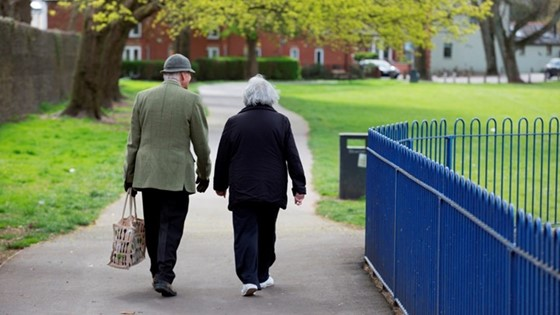
#> input picture images/people1.jpg, 560 x 315 px
$ python main.py
#> lines starting #> are read from the running program, lines starting #| are printed output that depends on the picture
### detection/Detector.py
import cv2
import imutils

model = cv2.HOGDescriptor()
model.setSVMDetector(cv2.HOGDescriptor_getDefaultPeopleDetector())


def detect(frame):
    cords, weights = model.detectMultiScale(frame,
                                            winStride=(4, 4),
                                            padding=(8, 8),
                                            scale=1.03)

    person = 1
    for x, y, w, h in cords:
        cv2.rectangle(frame, (x, y), (x + w, y + h), (0, 0, 0), 3)
        person += 1

    cv2.putText(frame,
                f'Detected : {person - 1}',
                (100, 20),
                cv2.FONT_HERSHEY_PLAIN,
                1.3,
                (255, 0, 0), 2)
    cv2.imshow('output', frame)
    return frame


def detect_image(image):
    image = imutils.resize(image, width=min(800, image.shape[1]))
    result_image = detect(image)
    cv2.imshow('output', result_image)
    cv2.waitKey(0)
    cv2.destroyAllWindows()


def detect_person(image_path):
    if image_path is not None:
        print('IMAGE OPENING')
        detect_image(image_path)

### main.py
import time
import cv2
from detection.Detector import detect_person

if __name__ == "__main__":
    images = [cv2.imread('images/people1.jpg'),
              cv2.imread('images/people2.jpg'),
              cv2.imread('images/people3.jpg'),
              cv2.imread('images/people4.jpg')]
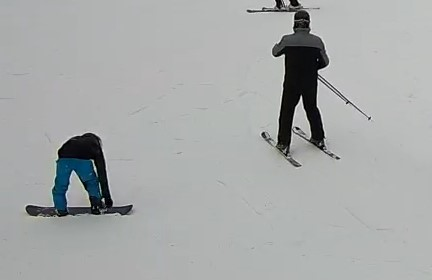
#> input picture images/people2.jpg, 432 x 280 px
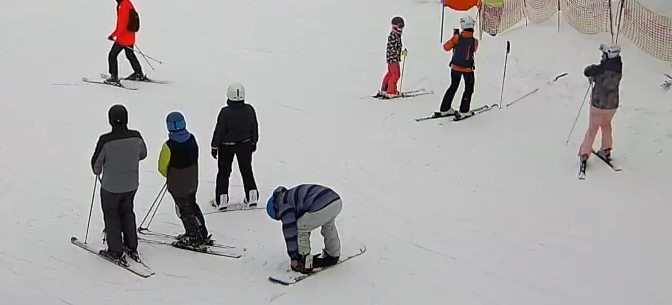
#> input picture images/people3.jpg, 672 x 305 px
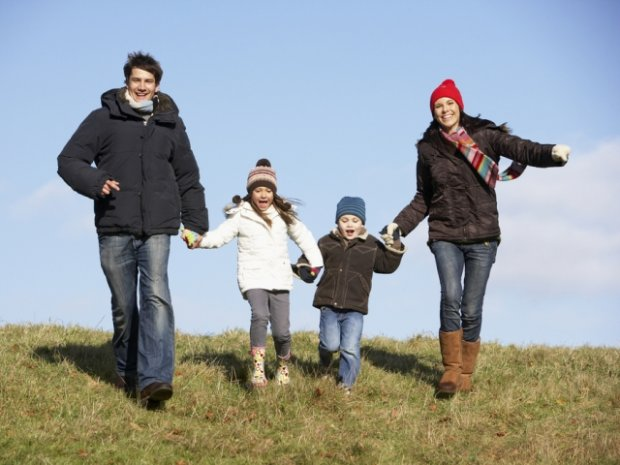
#> input picture images/people4.jpg, 620 x 465 px
    for image in images:
        start_time = time.time()
        detect_person(image)
        print("--- %.3f sec ---" % (time.time() - start_time))
#> this loop made 4 passes
#| IMAGE OPENING
#| IMAGE OPENING
#| IMAGE OPENING
#| IMAGE OPENING
#> pass 1, in detect, `cv2.imshow('output', frame)`:
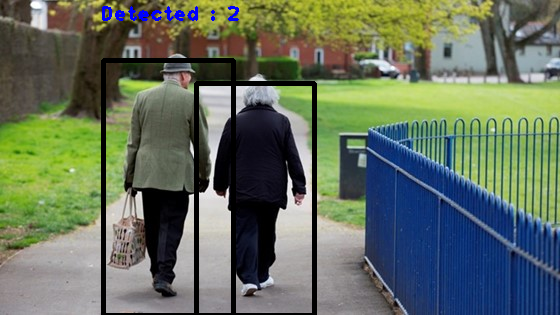
#> window 'output': shape (315, 560, 3); mean B, G, R 93.8, 111.5, 100.1
#> pass 2, in detect (call 2), `cv2.imshow('output', frame)`:
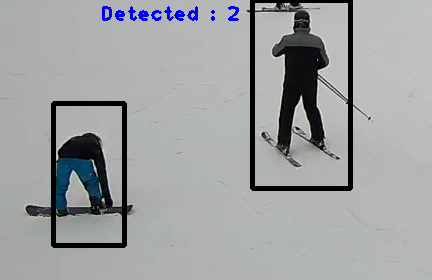
#> window 'output': shape (280, 432, 3); mean B, G, R 162.7, 161.4, 159.1
#> pass 3, in detect_image (call 3), `result_image = detect(image)`:
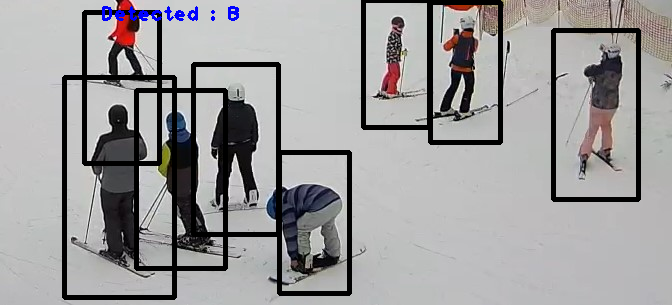
#> result_image: shape (305, 672, 3); mean B, G, R 157.2, 156.4, 157.7
